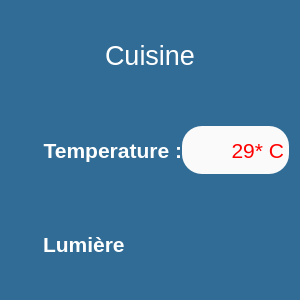
<?xml version="1.0" encoding="UTF-8"?>
<ui version="4.0">
 <class>Form</class>
 <widget class="QWidget" name="Form">
  <property name="geometry">
   <rect>
    <x>0</x>
    <y>0</y>
    <width>300</width>
    <height>300</height>
   </rect>
  </property>
  <property name="minimumSize">
   <size>
    <width>300</width>
    <height>300</height>
   </size>
  </property>
  <property name="maximumSize">
   <size>
    <width>300</width>
    <height>300</height>
   </size>
  </property>
  <property name="windowTitle">
   <string>Form</string>
  </property>
  <property name="styleSheet">
   <string notr="true">QWidget {
	background-color: rgb(48, 108, 149);
	border-radius: 20px;
}

QWidget QLabel {
	color: #fff;
}</string>
  </property>
  <layout class="QVBoxLayout" name="verticalLayout">
   <item>
    <widget class="QLabel" name="content_1_title">
     <property name="font">
      <font>
       <pointsize>20</pointsize>
      </font>
     </property>
     <property name="text">
      <string>Cuisine</string>
     </property>
     <property name="alignment">
      <set>Qt::AlignCenter</set>
     </property>
    </widget>
   </item>
   <item>
    <widget class="QWidget" name="temperature_1_widget" native="true">
     <layout class="QHBoxLayout" name="temperature_1_widget_layout" stretch="0,1,1">
      <property name="spacing">
       <number>0</number>
      </property>
      <property name="leftMargin">
       <number>0</number>
      </property>
      <property name="topMargin">
       <number>0</number>
      </property>
      <property name="rightMargin">
       <number>0</number>
      </property>
      <property name="bottomMargin">
       <number>0</number>
      </property>
      <item>
       <widget class="QPushButton" name="temperature_1_icon">
        <property name="text">
         <string/>
        </property>
        <property name="icon">
         <iconset>
          <normaloff>../../resources/icons/thermometer.png</normaloff>../../resources/icons/thermometer.png</iconset>
        </property>
        <property name="iconSize">
         <size>
          <width>56</width>
          <height>56</height>
         </size>
        </property>
       </widget>
      </item>
      <item>
       <widget class="QLabel" name="temperature_1">
        <property name="font">
         <font>
          <pointsize>16</pointsize>
          <weight>75</weight>
          <bold>true</bold>
         </font>
        </property>
        <property name="text">
         <string>Temperature :</string>
        </property>
        <property name="scaledContents">
         <bool>true</bool>
        </property>
        <property name="alignment">
         <set>Qt::AlignRight|Qt::AlignTrailing|Qt::AlignVCenter</set>
        </property>
       </widget>
      </item>
      <item>
       <widget class="QLabel" name="temperature_1_value">
        <property name="font">
         <font>
          <pointsize>16</pointsize>
         </font>
        </property>
        <property name="styleSheet">
         <string notr="true">background-color: rgb(250, 250, 250);
margin: 20px 0px;
color: rgb(255, 0, 0)</string>
        </property>
        <property name="text">
         <string>29* C</string>
        </property>
        <property name="alignment">
         <set>Qt::AlignRight|Qt::AlignTrailing|Qt::AlignVCenter</set>
        </property>
       </widget>
      </item>
     </layout>
    </widget>
   </item>
   <item>
    <widget class="QWidget" name="light_1_widget" native="true">
     <layout class="QHBoxLayout" name="light_1_widget_layout" stretch="0,1,0">
      <property name="spacing">
       <number>0</number>
      </property>
      <property name="leftMargin">
       <number>0</number>
      </property>
      <property name="topMargin">
       <number>0</number>
      </property>
      <property name="rightMargin">
       <number>0</number>
      </property>
      <property name="bottomMargin">
       <number>0</number>
      </property>
      <item alignment="Qt::AlignLeft">
       <widget class="QPushButton" name="light_1_icon">
        <property name="text">
         <string/>
        </property>
        <property name="icon">
         <iconset>
          <normaloff>../../resources/icons/lamp.png</normaloff>../../resources/icons/lamp.png</iconset>
        </property>
        <property name="iconSize">
         <size>
          <width>56</width>
          <height>56</height>
         </size>
        </property>
       </widget>
      </item>
      <item alignment="Qt::AlignLeft">
       <widget class="QLabel" name="light_1">
        <property name="font">
         <font>
          <pointsize>16</pointsize>
          <weight>75</weight>
          <bold>true</bold>
         </font>
        </property>
        <property name="text">
         <string>Lumière</string>
        </property>
       </widget>
      </item>
      <item>
       <widget class="QPushButton" name="light_1_switch">
        <property name="text">
         <string/>
        </property>
        <property name="icon">
         <iconset>
          <normaloff>../../resources/icons/switch-on.png</normaloff>../../resources/icons/switch-on.png</iconset>
        </property>
        <property name="iconSize">
         <size>
          <width>64</width>
          <height>64</height>
         </size>
        </property>
       </widget>
      </item>
     </layout>
    </widget>
   </item>
  </layout>
 </widget>
 <resources/>
 <connections/>
</ui>
